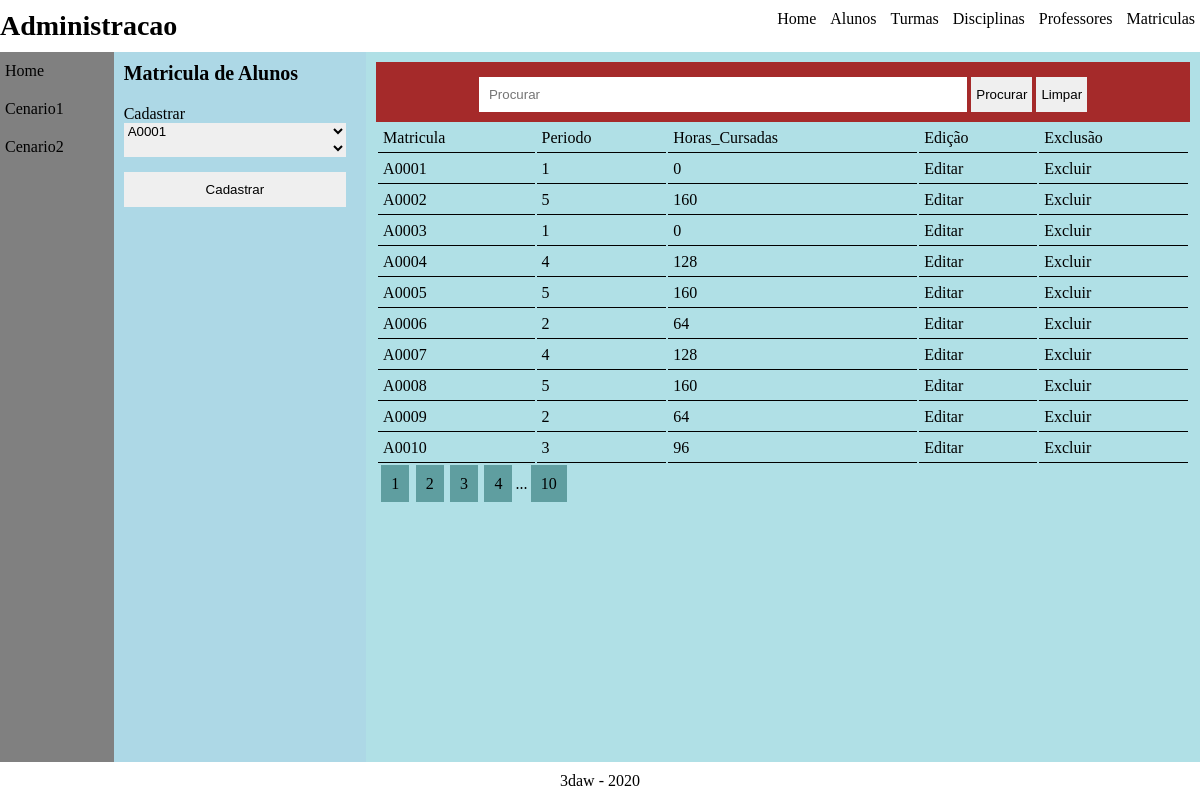
Page /administracao/matriculas.php on the committed database.
### tables this page shows
CREATE TABLE IF NOT EXISTS Matriculas (
    
    Matricula VARCHAR(7) PRIMARY KEY NOT NULL,
    Periodo INT NOT NULL,
    Horas_Cursadas INT NOT NULL,
    INDEX( Matricula ),
    FOREIGN KEY (Matricula) REFERENCES Alunos( Matricula )
);

### administracao/tabelas/TMatriculas.php (called while the page is built, shortened)
<?php
   class Matriculas{
      private $host = "localhost";
      private $user = "root";
      private $password = "823543";
      private $database = "3dawdb";
      private $error = "";
      private $conn;
      public function __construct(){
         try{
            $conn = new mysqli($this->host, $this->user, $this->password, $this->database);
            $this->conn = $conn;
         }
         catch(Exception $e){
            $this->error .= $e->getMessage();
         }
      }
      private function select( $args , $matricula ){
         if($args == ""){
            $sql = "SELECT * FROM Matriculas";
            $result = $this->conn->query( $sql );
            if($result->num_rows > 0){
               $consulta = array();
               while($row = $result->fetch_array(MYSQLI_ASSOC)){
                  array_push( $consulta, $row);
               }
               return $consulta;
            }
         }
         return "Nenhum dado ainda.";
      }
      private function listcolumns( $columnname )
      {
         $sql = "SELECT {$columnname} FROM Matriculas";
         $result = $this->conn->query( $sql );
         $cont = $result->num_rows;
         if($cont > 0){
            if($result->num_rows > 0){
               $consulta = array();
               while($row = $result->fetch_array(MYSQLI_ASSOC)){
                  array_push( $consulta, $row['Matricula']);
               }
               return $consulta;
            }
         }
      }
      public function listar_matriculas(){
         return $this->listcolumns("Matricula");
      }
      public function exibir_tudo(){
         return $this->select("", "");
      }
   }
?>

### administracao/tabelas/Tabela.php (the view, shortened to what this page needs)
<?php
class Tabela{
    private $table;
    public function __construct( $array ){
        $table = "<table id='tabela' >";
        if(is_array($array))
        {
            $table .= "<thead><tr>";
            $thead = array_keys($array[0]);
            foreach($thead as $title){
                $table .= "<td>{$title}</td>";
            }
            $table .= "<td>Edição</td><td>Exclusão</td>";
            $table .= "</tr></thead>";
            $table .= "<tbody>";
            for($i = 0; $i < count($array); $i++){
                $keys = array_keys($array[$i]);
                $table.= "<tr>";
                foreach($keys as $key){
                    $table .= "<td>". $array[$i][$key] ."</td>";
                }
                $table .= "<td><a href='alunos.php?editar={$array[$i][ array_key_first($array[0]) ]}'>Editar</a></td>";
                $table .= "<td><a href='alunos.php?excluir={$array[$i][ array_key_first($array[0]) ]}'>Excluir</a></td>";
                $table.= "</tr>";
            }
            $table .= "</tbody>";
            $table .= "</table>";
        }
        $this->table = $table;
    }
    public function exibir(){
        return $this->table;
    }
}
?>

### administracao/controller/ctrl_matriculas.php (shortened to what this page needs)
<?php
    require_once "tabelas/TMatriculas.php";
    require_once "tabelas/Tabela.php";
    $confirma = "Cadastrar";
    $matriculas = new Matriculas();
    $m = $matriculas->listar_matriculas();
    $doptions = "";
    foreach($m as $item){
        $doptions .= "<option value='{$item}'>{$item}</option>";
    }
    if( isset($_GET["procurando"]) and $_GET["procurando"] != ""  )
    {
        $consultatabela = $matriculas->procurar($_GET["procurando"]);
        $tabela = new Tabela( $consultatabela );
        $consulta = $tabela->exibir();
    }
    else{
        $consultatabela = $matriculas->exibir_tudo();
        $tabela = new Tabela( $consultatabela );
        $consulta = $tabela->exibir();
    }
?>

### administracao/matriculas.php (shortened to what this page needs)
<?php
    include_once "controller/ctrl_matriculas.php";
?>
<!DOCTYPE html>
<html lang="en">
    <head>
        <link href="css/style.css" rel="stylesheet">
    </head>
    <body>
        <article id="container">
            <header>
                    <section>
                        <h1>Administracao</h1>
                    </section>
                    <nav>
                        <ul>
                            <li><a href="index.php">Home</a></li>
                            <li><a href="alunos.php">Alunos</a></li>
                            <li><a href="turmas.php">Turmas</a></li>
                            <li><a href="disciplinas.php">Disciplinas</a></li>
                            <li><a href="professores.php">Professores</a></li>
                            <li><a href="matriculas.php">Matriculas</a></li>
                        </ul>
                    </nav>
            </header>
            <section id="content">
            <section class="lateralbar">
                    <nav aria-label="outros" id="outros">
                        <ul>
                            <li><a href="index.php">Home</a></li>
                            <li><a href="cenarioum.php">Cenario1</a></li>
                            <li><a href="cenariodois.php">Cenario2</a></li>
                        </ul>
                    </nav>
                </section>
                <section class="formulario">
                    <h1>Matricula de Alunos</h1>
                        <?php echo $confirma;  ?>
                        <form method="post" name="formulario1">
                            <select name="disciplinas">
                                <?php echo $doptions; ?>
                            </select>
                            <select name="turmas">
                            </select>
                            <button type="submit"><?php echo $confirma; ?></button>
                        </form>
                </section>
                <section class="consulta">
                    <section class="searchform">
                        <form method="get" name="formulario2" >
                            <input type="search" name="procurando" placeholder="Procurar">
                            <button type="submit">Procurar</button>
                            <button id="clear" type="button">Limpar</button>
                        </form>
                    </section>
                    <?php echo $consulta; ?>
                </section>
            </section>
            <footer>
                <p>3daw - 2020</p>
            </footer>
        </article>
    </body>
</html>

### administracao/css/style.css (style rules this page uses)
* { margin: 0; padding: 0; border: none; outline: none; }
body, html { width: 100%; height: 100%; box-sizing: border-box; }
#container { display: flex; flex-direction: column; background-color: lightblue; box-sizing: border-box; overflow: hidden; height: 100%; }
a { text-decoration: none; color: black; }
header, footer { padding: 10px 0; }
header { background-color: white; display: flex; flex-direction: row; justify-content: space-between; }
header > section { display: flex; }
nav { display: flex; }
nav ul { list-style: none; }
nav ul > li { display: inline-block; }
nav ul > li > a { text-decoration: none; padding: 5px; color: black; }
.formulario { display: flex; flex-direction: column; flex-grow: 1; padding: 10px; justify-content: stretch; box-sizing: border-box; }
.consulta { display: flex; flex-direction: column; background-color: powderblue; flex-grow: 9; margin-left: 10px; padding: 10px; }
.formulario form { display: flex; flex-direction: column; box-sizing: border-box; }
.searchform { padding: 0; background-color: brown; align-content: stretch; padding-bottom: 10px; }
.searchform input { width: 60%; padding: 10px; }
.searchform form { text-align: center; }
table tr td { padding: 5px; border-bottom: solid 1px black; }
input { padding: 5px; }
button { margin-top: 15px ; padding: 10px 5px; }
#content { display: flex; flex-direction: row; width: 100%; height: 100%; }
H1 { font-size: 28px; }
#content H1 { font-size: 20px; margin-bottom: 20px; }
footer { text-align: center; background-color: white; }
.lateralbar { background-color: grey; }
.lateralbar ul { list-style: none; }
.lateralbar ul li { display: block; }
.lateralbar ul li a { display: block; padding: 10px 50px 10px 5px ; }

### rows in the picture
matriculas: Matricula "A0001", Periodo "1", Horas_Cursadas "0"
matriculas: Matricula "A0002", Periodo "5", Horas_Cursadas "160"
matriculas: Matricula "A0003", Periodo "1", Horas_Cursadas "0"
matriculas: Matricula "A0004", Periodo "4", Horas_Cursadas "128"
matriculas: Matricula "A0005", Periodo "5", Horas_Cursadas "160"
matriculas: Matricula "A0006", Periodo "2", Horas_Cursadas "64"
matriculas: Matricula "A0007", Periodo "4", Horas_Cursadas "128"
matriculas: Matricula "A0008", Periodo "5", Horas_Cursadas "160"
matriculas: Matricula "A0009", Periodo "2", Horas_Cursadas "64"
matriculas: Matricula "A0010", Periodo "3", Horas_Cursadas "96"

### other values in the picture
$confirma "Cadastrar"
$title "Matricula"
$title "Periodo"
$title "Horas_Cursadas"
form field disciplinas "A0001"
